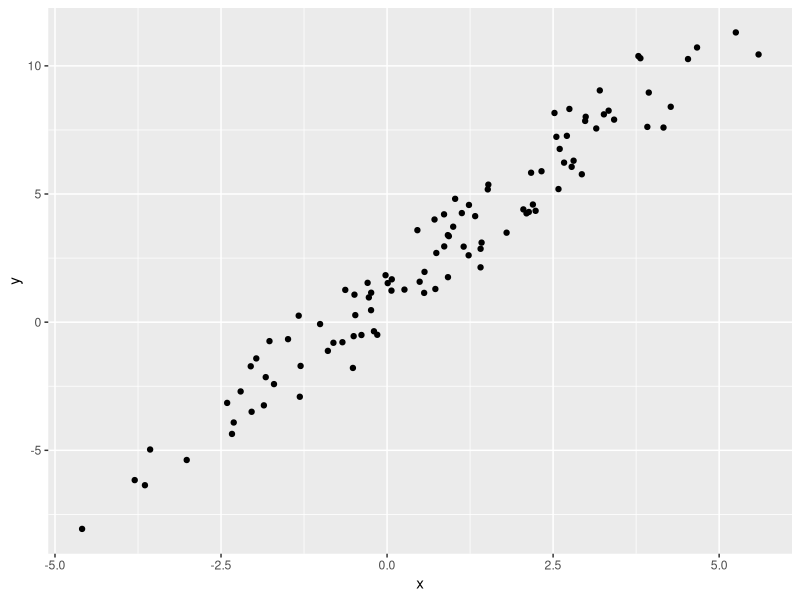

Generate this figure with R:
## ---- chunk 1
library(tidyverse)
## ---- chunk 2
plot_df =
  tibble(
    x = rnorm(100, mean = 1, sd = 2),
    y = 1 + 2 * x + rnorm(100)
  )
## ---- chunk 3
plot_df |> 
  ggplot(aes(x= x, y = y)) +
  geom_point()
